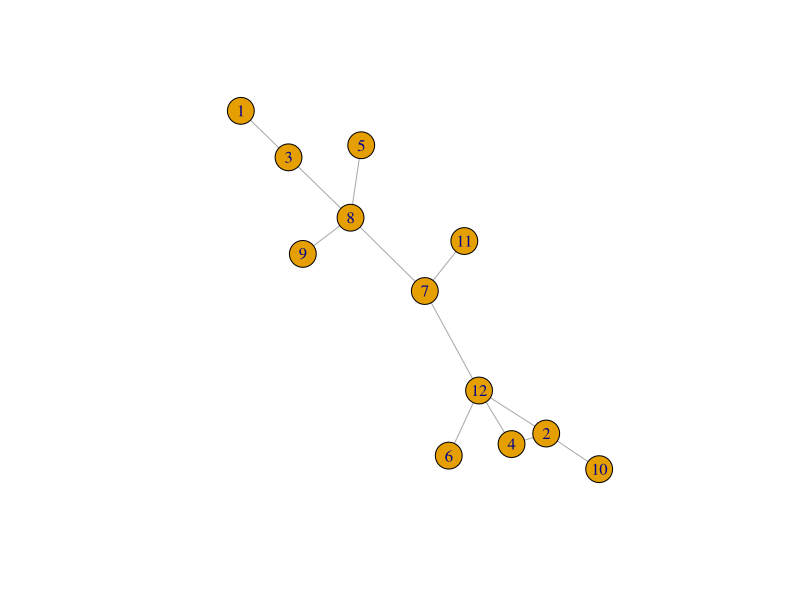

Source code (R):

# Implementation of Marchette Musings vol. I.

require(igraph)

set.seed(123)

d <- 5
num.pts <- 12

# Generate a random d-dimensional vector whose Euclidean length is at most
# 1.
gen.vector <- function() {
    vec <- runif(d,0,1)
    return(vec/norm(as.matrix(vec),type="F")*runif(1,.2,1))
}

# X is a matrix whose columns are d-dimensional vectors, each representing
# one of our points/vertices.
X <- matrix(rep(0,num.pts*d),nrow=d)
for (i in 1:num.pts) {
    X[,i] <- gen.vector()
}

# These better all be between 0 and 1, or something's wrong.
cat("\nvector lengths:",apply(X,2,function(x) round(sum(x^2),3)),"\n")

# Create a random dot-product graph. Add an edge between vertices i and j
# with probability equal to the dot-product of i and j.
g <- make_empty_graph(num.pts, directed=FALSE)
for (i in 1:(num.pts-1)) {
    for (j in (i+1):num.pts) {
        if (runif(1) < X[,i] %*% X[,j]) {
            g <- g + edge(i,j)
        }
    }
}
plot(g)

A <- as_adjacency_matrix(g)
eigen.stuff <- eigen(A)
evals <- eigen.stuff$values
evecs <- eigen.stuff$vectors

cat("\nEigenvalues:",round(evals,3),"\n")
if (sum(evals>0) < d) {
    stop("Not enough positive eigenvalues.")
}
U.d <- evecs[,1:d]
Lambda <- diag(evals[1:d])
A.approx <- U.d %*% Lambda %*% t(U.d)
cat("\nAdjacency matrix:\n")
print(A)
cat("\nApproximation to adjacency matrix:\n")
print(round(A.approx,1))

cat("The Frobenius norm is",sqrt(sum((A - A.approx)^2)),"\n")

X.approx <- U.d %*% sqrt(Lambda)

cat("\nActual vectors:\n")
print(round(X,2))
cat("\nApproximation to vectors:\n")
print(round(t(X.approx),2))

# Want to compare X to X.approx. Could use Procrustes analysis here.
